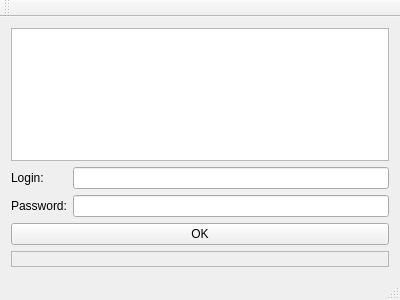
<?xml version="1.0" encoding="UTF-8"?>
<ui version="4.0">
 <class>MainWindow</class>
 <widget class="QMainWindow" name="MainWindow">
  <property name="geometry">
   <rect>
    <x>0</x>
    <y>0</y>
    <width>400</width>
    <height>300</height>
   </rect>
  </property>
  <property name="windowTitle">
   <string>MainWindow</string>
  </property>
  <widget class="QWidget" name="centralWidget">
   <layout class="QVBoxLayout" name="verticalLayout_2">
    <item>
     <layout class="QVBoxLayout" name="verticalLayout">
      <item>
       <widget class="QTableView" name="tableView"/>
      </item>
     </layout>
    </item>
    <item>
     <layout class="QGridLayout" name="gridLayout">
      <item row="0" column="1">
       <widget class="QLineEdit" name="login"/>
      </item>
      <item row="0" column="0">
       <widget class="QLabel" name="label">
        <property name="text">
         <string>Login:</string>
        </property>
       </widget>
      </item>
      <item row="1" column="1">
       <widget class="QLineEdit" name="password">
        <property name="echoMode">
         <enum>QLineEdit::Password</enum>
        </property>
       </widget>
      </item>
      <item row="1" column="0">
       <widget class="QLabel" name="label_2">
        <property name="text">
         <string>Password:</string>
        </property>
       </widget>
      </item>
     </layout>
    </item>
    <item>
     <widget class="QPushButton" name="pushButton">
      <property name="text">
       <string>OK</string>
      </property>
     </widget>
    </item>
    <item>
     <widget class="QLabel" name="label_3">
      <property name="frameShape">
       <enum>QFrame::StyledPanel</enum>
      </property>
      <property name="text">
       <string/>
      </property>
      <property name="alignment">
       <set>Qt::AlignCenter</set>
      </property>
     </widget>
    </item>
   </layout>
  </widget>
  <widget class="QMenuBar" name="menuBar">
   <property name="geometry">
    <rect>
     <x>0</x>
     <y>0</y>
     <width>400</width>
     <height>21</height>
    </rect>
   </property>
  </widget>
  <widget class="QToolBar" name="mainToolBar">
   <attribute name="toolBarArea">
    <enum>TopToolBarArea</enum>
   </attribute>
   <attribute name="toolBarBreak">
    <bool>false</bool>
   </attribute>
  </widget>
  <widget class="QStatusBar" name="statusBar"/>
 </widget>
 <layoutdefault spacing="6" margin="11"/>
 <resources/>
 <connections/>
</ui>
